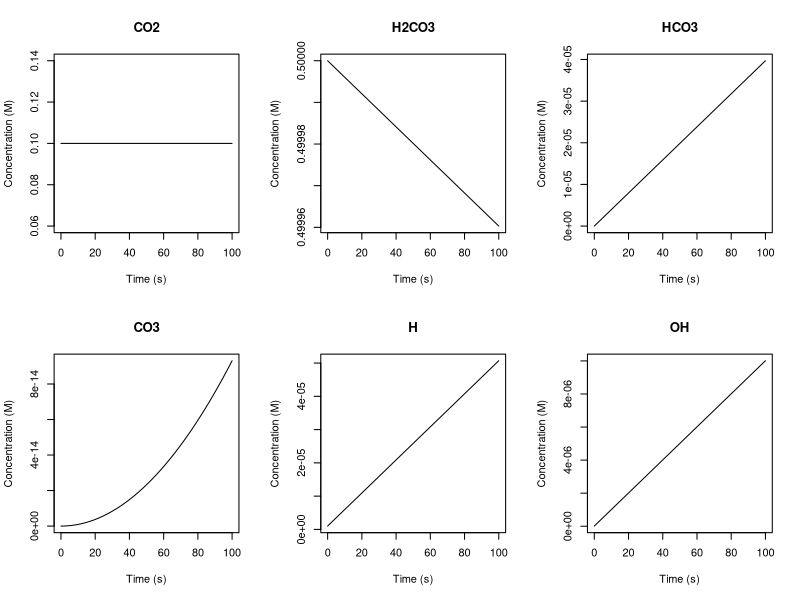

Generate this figure with R:
# Load the deSolve package

setwd("F:/Model_Projects/Model_Projects_R/Micro_Greens/v.1/v.1.3")

library(deSolve)

k_data <- read.csv("Reaction_Parameters.csv")
species_data <- read.csv("Chemical_Nom.csv")

# Initialize an empty list to store the parameter values
parms <- list()

# Loop through the rows of the data frame
for(i in 1:nrow(k_data)) {
  
  # Extract the reaction code, kf, and kb values
  reaction_code <- k_data[i, "Reaction_Code"]
  kf <- k_data[i, "kf"]
  kb <- k_data[i, "kb"]
  
  # Assign the kf and kb values to dynamically created variables
  assign(paste0("k", reaction_code, "f"), kf)
  assign(paste0("k", reaction_code, "b"), kb)
  
  # Add the parameter values to the list
  parms[[paste0("k", reaction_code, "f")]] <- kf
  parms[[paste0("k", reaction_code, "b")]] <- kb
}

# initialize lists to hold state variable names and initial concentrations


# Define the function for the system of differential equations
carbonate_eqs <- function(t, y, parms) {
  
  # Unpack the state variables
  CO2 <- y[1]
  H2CO3 <- y[2]
  HCO3 <- y[3]
  CO3 <- y[4]
  H <- y[5]
  OH<- y[6]
  
  # Unpack the rate constants
  k1f <- parms$k1_0f
  k1b <- parms$k1_0b
  k11f <- parms$k1_1f
  k11b <- parms$k1_1b
  k12f <- parms$k1_2f
  k12b <- parms$k1_2b
  kwf <- parms$kwf
  kwb <- parms$kwb
  
  # Calculate the reaction rates
  r1f <- k1f * CO2
  r1b <- k1b * H2CO3
  r11f <- k11f * H2CO3
  r11b <- k11b * H * HCO3
  r12f <- k12f * HCO3 - k12b * H * CO3
  r12b <- k12b * H * CO3
  rwf <- kwf
  rwb <- kwb * H * OH
  
  # Calculate the derivatives
  dCO2 <- -r1f + r1b
  dH2CO3 <- r1f + r11b - r1b - r11f
  dHCO3 <- r11f + r12b - r11b - r12f
  dCO3 <- r12f - r12b
  dH <- rwf - rwb - r11b + r11f
  dOH <- rwf - rwb
  
  # Return the derivatives as a list
  list(c(dCO2, dH2CO3, dHCO3, dCO3, dH, dOH))
}

# Set the initial state variables and rate constants
y0 <- c(CO2 = 0.1, H2CO3 = 0.5, HCO3 = 0.0, CO3 = 0.00, H = 1e-6, OH = 1e-8)
#parms <- c(k1f = 1e-3, k1b = 1e-2, k11f = 1e-4, k11b = 1e-5, k12f = 1e-7, k12b = 1e-8, kwf = 1e-14, kwb = 1e-14)

# Set the time interval to simulate
t <- seq(0, 100, by = 0.1)

# Solve the system of differential equations using the ode solver in deSolve
out <- ode(y = y0, times = t, func = carbonate_eqs, parms = parms)

# Plot the results
plot(out, xlab = "Time (s)", ylab = "Concentration (M)")
